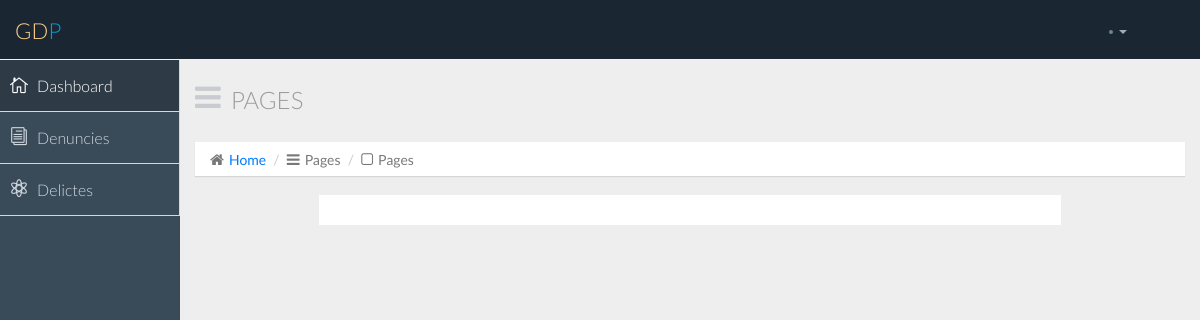
Before: /delictes/list_denuncies/ with the older database file.
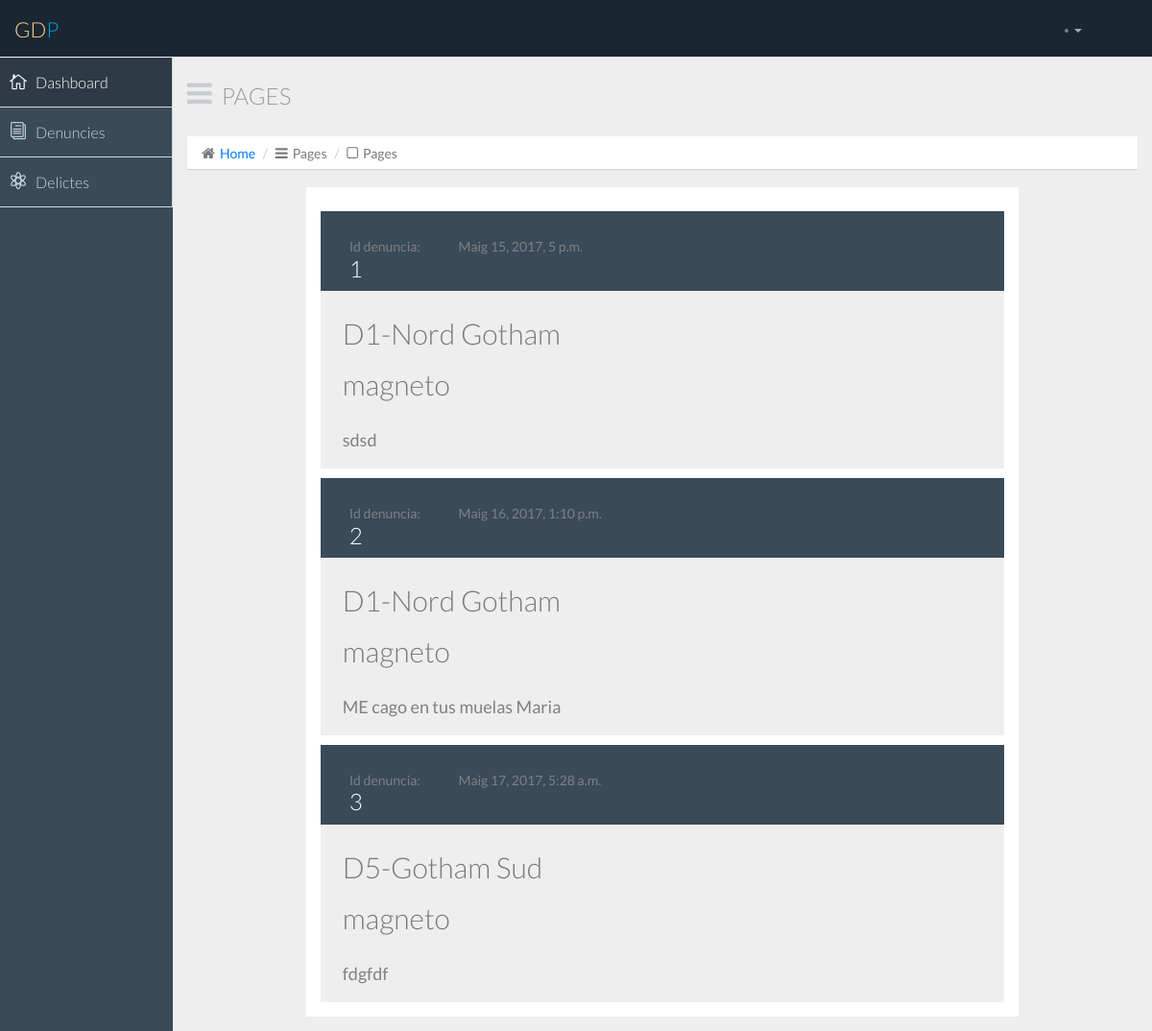
After: the same page with the newer database file.
### delictes/models.py (models this page shows)
class Denuncia(models.Model):
    data=models.DateTimeField(auto_now_add=True)
    districte=models.ForeignKey(Districte,on_delete=models.CASCADE,)
    supervillano=models.ForeignKey('supers.Supervillano',on_delete=models.CASCADE)
    observacions=models.CharField(max_length=200,default="", blank=True)

class Districte(models.Model):
    nom=models.CharField(max_length=200)
    def __str__(self):
        return self.nom

### supers/models.py (models this page shows)
class Super(models.Model):
    nom=models.CharField(verbose_name="Nom",max_length=100)
    superpoder=models.CharField(verbose_name="Superpoder",max_length=100)
    power=models.PositiveIntegerField(verbose_name="Powergeneration")
    districte = models.ForeignKey('delictes.Districte')
    class Meta:
        abstract=True

@python_2_unicode_compatible
class Supervillano(Super):
    villano_id=models.IntegerField(primary_key=True)
    aparensa=models.CharField(max_length=200,verbose_name='Aparença')
    graumaldat=models.CharField(verbose_name="Grau de Maldat",max_length=50)
    def __str__(self):
        return self.nom

### delictes/views.py (the view)
def list_denuncies(request):
    llista_denuncies=Denuncia.objects.all()
    ctx={'llista_denuncies':llista_denuncies}
    return render(request, 'delictes/list_denuncies.html',ctx)

### delictes/templates/delictes/list_denuncies.html (shortened to what this page needs)
{% extends 'base.html' %}
  {% block extra-head %}
    {% load static %}
    <link href="{% static "css/list_denuncia.css" %}" rel="stylesheet">
 {% endblock %}
{% block content %}
      <section id="container" class="">
        <header class="header dark-bg">
             <a href="#" class="logo">GD<span class="lite">P</span></a>
            <div class="top-nav notification-row">
                <ul class="nav pull-right top-menu">
                    <li class="dropdown">
                        <a data-toggle="dropdown" class="dropdown-toggle" href="#">
                            <span class="profile-ava">
                                <img alt="" src="">
                            </span>
                            <b class="caret"></b>
                        </a>
                    </li>
                </ul>
                </div>
          </header>
      <aside>
          <div id="sidebar"  class="nav-collapse ">
              <ul class="sidebar-menu">
                  <li class="active">
                      <a class="" href="{% url 'usuaris:dashboard' %}">
                          <i class="icon_house_alt"></i>
                          <span>Dashboard</span>
                      </a>
                  </li>
                  <li>
                      <a class="" href="{% url 'delictes:list_denuncies' %}">
                          <i class="icon_documents_alt"></i>
                          <span>Denuncies</span>
                      </a>
                  </li>
                  <li>
                      <a class="" href="chart-chartjs.html">
                          <i class="icon_genius"></i>
                          <span>Delictes</span>
                      </a>
                  </li>
                </ul>
          </div>
      </aside>
      <section id="main-content">
          <section class="wrapper">
		  <div class="row">
				<div class="col-lg-12">
					<h3 class="page-header"><i class="fa fa fa-bars"></i> Pages</h3>
					<ol class="breadcrumb">
						<li><i class="fa fa-home"></i><a href="index.html">Home</a></li>
						<li><i class="fa fa-bars"></i>Pages</li>
						<li><i class="fa fa-square-o"></i>Pages</li>
					</ol>
				</div>
			</div>
              <div id="container-denuncies">
                  {% for d in llista_denuncies %}
                      <div class="denuncia">
                            <div class="primer col-md-12">
                              <div class="id_denuncia col-md-2">
                                  <h3><small class="subtitol">Id denuncia:</small> {{d.id}}</h3>
                              </div>
                              <div class="data_denuncia col-md-8">
                                  <h3><small class="subtitol">{{d.data}}</small></h3>
                              </div>
                            </div>
                            <div class="segon">
                                <div class="districte col-md-12">
                                <h2>{{d.districte}}</h2>
                            </div>
                            <div class="villano col-md-12">
                                <h2>{{d.supervillano}}</h2>
                            </div>
                            <div class="observacions col-md-12">
                                <h2><small class="subtitol">{{d.observacions}}</small></h2>
                            </div>
                            </div>
                      </div>
                 {% endfor %}
             </div>
          </section>
      </section>
      </section>
 {% endblock %}

### templates/base.html (shortened to what this page needs)
{% load staticfiles %}
<!DOCTYPE html>
    <html lang=ca>
        <head>
            <link href="{% static "css/bootstrap.min.css" %}" rel="stylesheet">
            <link href="{% static "css/bootstrap-theme.css" %}" rel="stylesheet">
            <link href="{% static "css/elegant-icons-style.css" %}" rel="stylesheet" />
            <link href="{% static "css/font-awesome.min.css" %}" rel="stylesheet" />
            <link href="{%static "assets/jquery-easy-pie-chart/jquery.easy-pie-chart.css" %}"rel="stylesheet" type="text/css" media="screen"/>
            <link rel="stylesheet" href="{% static "css/owl.carousel.css" %}" type="text/css">
        	<link href="{%static "css/jquery-jvectormap-1.2.2.css" %}"rel="stylesheet">
        	<link href="{% static "css/widgets.css" %}" rel="stylesheet">
            <link href="{% static "css/style.css" %}" rel="stylesheet">
            <link href="{% static "css/style-responsive.css" %}"rel="stylesheet">
        	<link href="{% static "css/xcharts.min.css" %}" rel=" stylesheet">
        	<link href="{% static "css/jquery-ui-1.10.4.min.css" %}" rel="stylesheet">
            {% block extra-head %} {% endblock %}
          </head>
    <body>
        {% block content %} {% endblock %}
        {% block extra-body %}
        {% load static %}
        {% endblock %}
    </body>
</html>

### static/css/list_denuncia.css (style rules this page uses)
.primer { display:flex; flex-direction:row; background-color:#394a59; color:white !important; }
.segon { padding:8px; }
.denuncia { margin-top:10px; background-color: #eeeeee; }
.subtitol { color:grey; }
@media screen and (min-width: 480px) { #container-denuncies { background-color:white !important; padding:15px !important; width:75%; margin:auto; } }

Changed rows visible on the page:
added Denuncia: id "1", data "Maig 15, 2017, 5 p.m.", districte "D1-Nord Gotham", supervillano "magneto", observacions "sdsd"
added Denuncia: id "2", data "Maig 16, 2017, 1:10 p.m.", districte "D1-Nord Gotham", supervillano "magneto", observacions "ME cago en tus muelas Maria"
added Denuncia: id "3", data "Maig 17, 2017, 5:28 a.m.", districte "D5-Gotham Sud", supervillano "magneto", observacions "fdgfdf"
